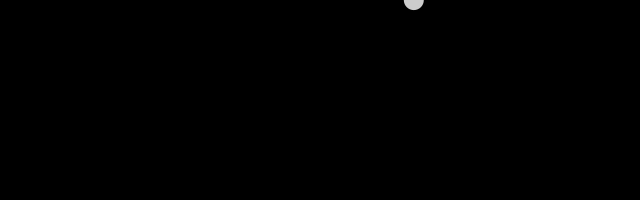
Frame 1 (no input)
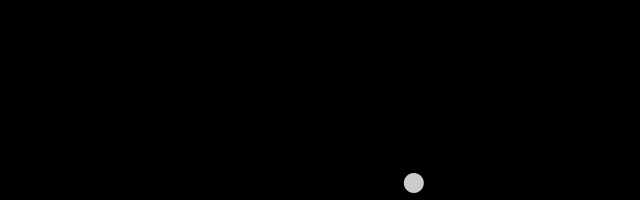
Frame 60 (the mouse pressed at the canvas centre just before this capture)
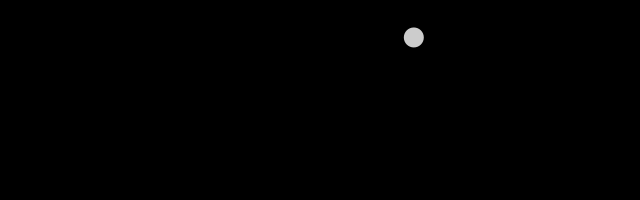
Frame 120 (the mouse held since frame 60 and released just before this capture)

The Processing sketch that drew these frames (run headless with seeded random() and noise(); from frame 60 on, the mouse is pressed at the canvas centre):

// Processing sketch: bouncy_ball
// ── bouncy_ball.pde
int numBalls = 12;
float gravity = 0.1;
float friction = -0.9;
Ball b;

void setup() 
{
  size(640, 200);
  noStroke();
  smooth();
  b = new Ball(random(width), 0, 20);
}

void draw() 
{
  background(0);
  b.move();
  b.display();
}

class Ball {
  float x, y;
  float diameter;
  float radius;
  float vy = 0;
 
  Ball(float xin, float yin, float din) {
    x = xin;
    y = yin;
    diameter = din;
    radius = diameter/2;
  } 

  void move() {
    vy += gravity;
    y += vy;
    if (y + radius > height) {
      y = height - radius;
      vy *= friction;
    }
  }
  
  void display() {
    fill(255, 204);
    ellipse(x, y, diameter, diameter);
  }
}
